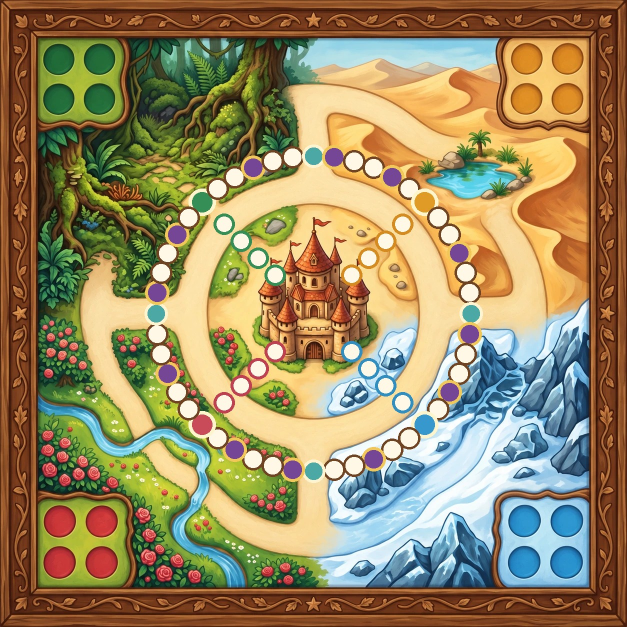
#> input picture assets-source/mirelons-jagd/qa-spielfeld-mit-feldern.jpg, 1254 x 1254 px (shown at 1/2 size)
$ python cutout.py ../../assets-source/mirelons-jagd/qa-spielfeld-mit-feldern.jpg ../../assets-source/mirelons-jagd/aktionssymbole-11er-sheet.png 5
#> lines starting #> are read from the running program, lines starting #| are printed output that depends on the picture; after the words box and inside, x2 and y2 are one past the last pixel; in counts of white or black regions, pixels touching at a corner belong together
"""Hintergrund eines generierten Sprites entfernen (Flood-Fill von den Ecken),
zuschneiden, auf Zielhöhe skalieren. Für Mirelon-Asset-Erstellung.

    python cutout.py <in.png> <out.png> [zielhoehe]
"""
import sys
from PIL import Image, ImageDraw

src, dst = sys.argv[1], sys.argv[2]
target_h = int(sys.argv[3]) if len(sys.argv) > 3 else 440
tol = 48

im = Image.open(src).convert("RGB")
#> im is the input picture: PIL image 1254x1254 RGB; mean R, G, B 152.1, 136.4, 97.1
w, h = im.size
#> w = 1254; h = 1254

# Randfarbe = Median der vier Ecken
corners = [im.getpixel(p) for p in [(0, 0), (w - 1, 0), (0, h - 1), (w - 1, h - 1)]]
#> corners = [(77, 40, 24), (71, 28, 12), (79, 41, 32), (94, 52, 36)]
bg = tuple(sorted(c[i] for c in corners)[len(corners) // 2] for i in range(3))
#> bg = (79, 41, 32)

# Flood-Fill von vielen Punkten am gesamten Rand
fillim = im.copy()
SENT = (0, 255, 1)
seeds = []
for t in range(0, w, max(1, w // 24)):
    seeds += [(t, 0), (t, h - 1)]
for t in range(0, h, max(1, h // 24)):
    seeds += [(0, t), (w - 1, t)]
for s in seeds:
    if fillim.getpixel(s) != SENT:
        ImageDraw.floodfill(fillim, s, SENT, thresh=tol)
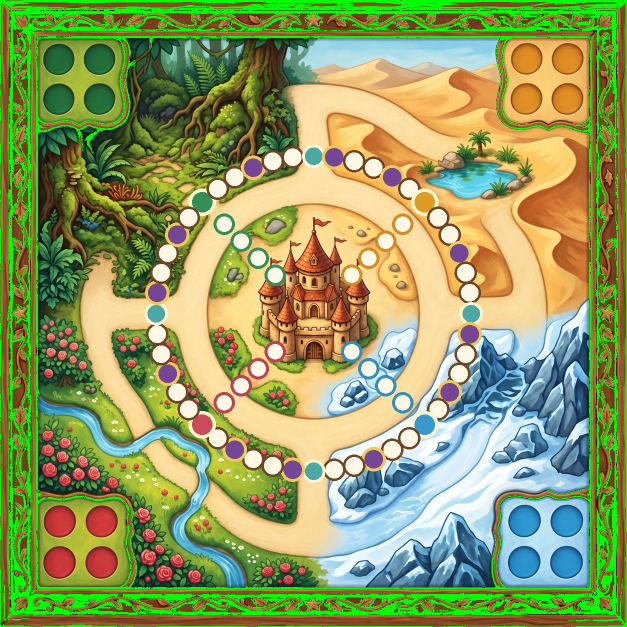
#> fillim: PIL image 1254x1254 RGB (shown at 1/2 size); mean R, G, B 143.9, 155.9, 95.6

px_src = im.load()
px_fill = fillim.load()
mask = Image.new("L", (w, h), 0)  # 0 = behalten, 255 = transparent
#> mask: PIL image 1254x1254 L; every value is 0
px_mask = mask.load()


def close_to_bg(c):
    return max(abs(c[0] - bg[0]), abs(c[1] - bg[1]), abs(c[2] - bg[2])) <= 40


for y in range(h):
    for x in range(w):
        if px_fill[x, y] == SENT or close_to_bg(px_src[x, y]):
            px_mask[x, y] = 255

out = im.convert("RGBA")
alpha = mask.point(lambda v: 255 - v)
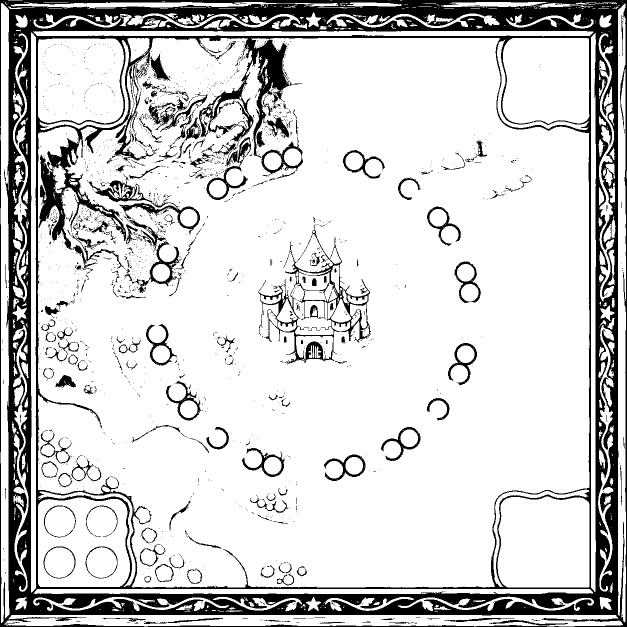
#> alpha: PIL image 1254x1254 L (shown at 1/2 size); 81.9% white; 1933 black regions (1734 under 20 px), largest, box (x1, y1, x2, y2) and area: (0, 0, 1254, 1254) 230524, (517, 449, 742, 729) 7461, (174, 360, 400, 469) 3526
out.putalpha(alpha)
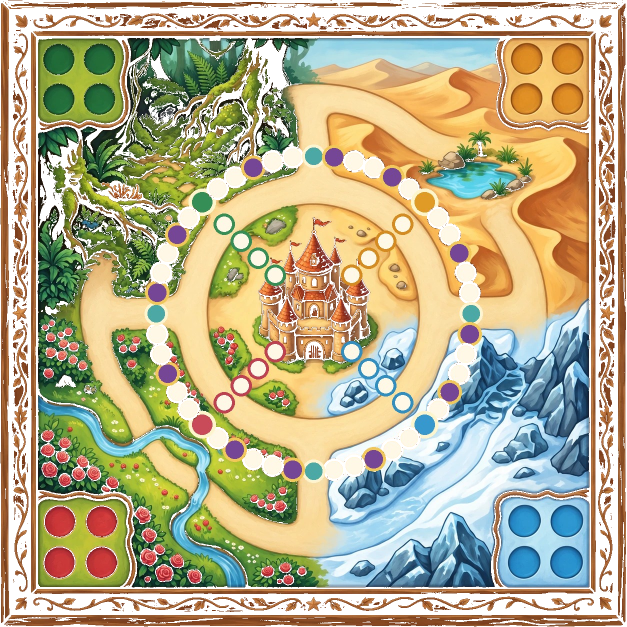
#> out: PIL image 1254x1254 RGBA (shown at 1/2 size); mean R, G, B, A 152.1, 136.4, 97.1, 208.9; transparent parts drawn white

bbox = out.getbbox()
#> bbox = (1, 1, 1254, 1253)
if bbox:
    out = out.crop(bbox)
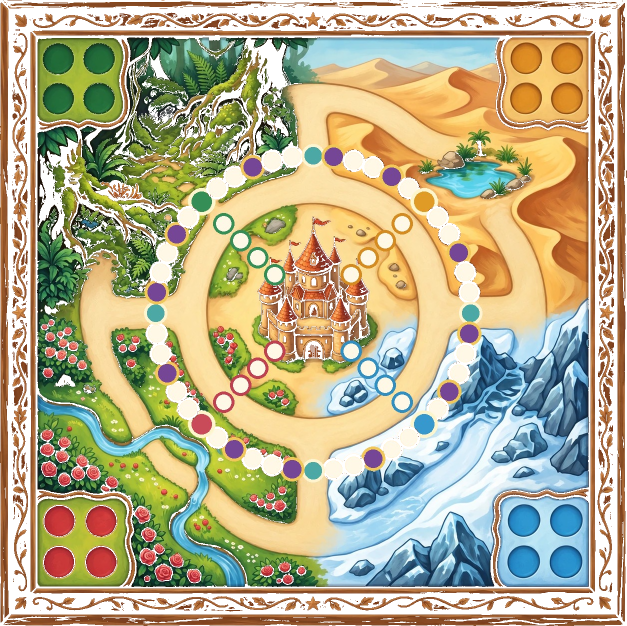
#> out: PIL image 1253x1252 RGBA (shown at 1/2 size); mean R, G, B, A 152.3, 136.6, 97.3, 209.4; transparent parts drawn white

ratio = target_h / out.height
#> ratio = 0.00399
out = out.resize((max(1, round(out.width * ratio)), target_h), Image.LANCZOS)

# PNG kleiner machen: RGB auf 128 Farben, Alpha voll behalten
alpha_full = out.getchannel("A")
q = out.convert("RGB").quantize(colors=128, method=Image.MEDIANCUT, dither=Image.NONE).convert("RGBA")
q.putalpha(alpha_full)

q.save(dst, optimize=True)
print(f"{dst}  {q.size}  bg~{bg}")
#| ../../assets-source/mirelons-jagd/aktionssymbole-11er-sheet.png  (5, 5)  bg~(79, 41, 32)
